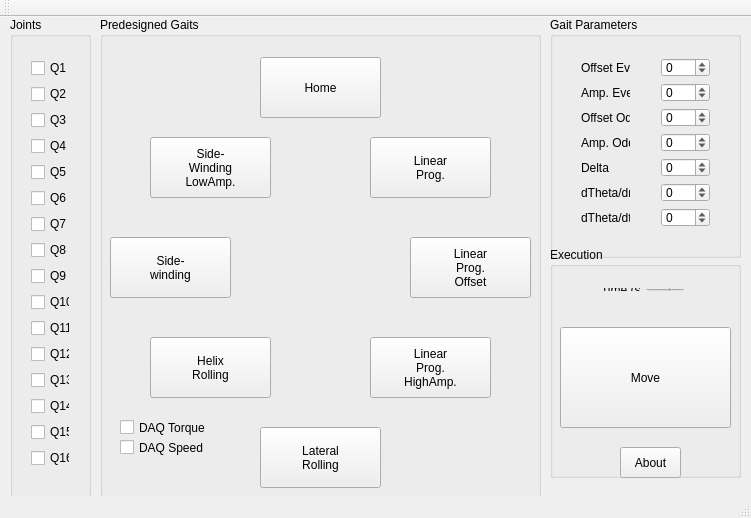
<?xml version="1.0" encoding="UTF-8"?>
<ui version="4.0">
 <class>MainWindow</class>
 <widget class="QMainWindow" name="MainWindow">
  <property name="geometry">
   <rect>
    <x>0</x>
    <y>0</y>
    <width>751</width>
    <height>518</height>
   </rect>
  </property>
  <property name="windowTitle">
   <string>Parametrized  Snake Gaits</string>
  </property>
  <widget class="QWidget" name="centralWidget">
   <widget class="QGroupBox" name="groupBox_2">
    <property name="geometry">
     <rect>
      <x>100</x>
      <y>0</y>
      <width>441</width>
      <height>481</height>
     </rect>
    </property>
    <property name="title">
     <string>Predesigned Gaits</string>
    </property>
    <widget class="QPushButton" name="pushButton_8">
     <property name="geometry">
      <rect>
       <x>10</x>
       <y>220</y>
       <width>121</width>
       <height>61</height>
      </rect>
     </property>
     <property name="text">
      <string>Side-
winding</string>
     </property>
     <property name="icon">
      <iconset>
       <normaloff>../sw.jpg</normaloff>../sw.jpg</iconset>
     </property>
     <property name="iconSize">
      <size>
       <width>48</width>
       <height>48</height>
      </size>
     </property>
    </widget>
    <widget class="QPushButton" name="pushButton_9">
     <property name="geometry">
      <rect>
       <x>50</x>
       <y>320</y>
       <width>121</width>
       <height>61</height>
      </rect>
     </property>
     <property name="text">
      <string>Helix
Rolling</string>
     </property>
     <property name="icon">
      <iconset>
       <normaloff>../he.jpg</normaloff>../he.jpg</iconset>
     </property>
     <property name="iconSize">
      <size>
       <width>48</width>
       <height>48</height>
      </size>
     </property>
    </widget>
    <widget class="QPushButton" name="pushButton_10">
     <property name="geometry">
      <rect>
       <x>160</x>
       <y>410</y>
       <width>121</width>
       <height>61</height>
      </rect>
     </property>
     <property name="text">
      <string>Lateral
Rolling</string>
     </property>
     <property name="icon">
      <iconset>
       <normaloff>../ro.jpg</normaloff>../ro.jpg</iconset>
     </property>
     <property name="iconSize">
      <size>
       <width>48</width>
       <height>48</height>
      </size>
     </property>
    </widget>
    <widget class="QPushButton" name="pushButton_11">
     <property name="geometry">
      <rect>
       <x>270</x>
       <y>320</y>
       <width>121</width>
       <height>61</height>
      </rect>
     </property>
     <property name="text">
      <string>Linear
Prog.
HighAmp.</string>
     </property>
     <property name="icon">
      <iconset>
       <normaloff>../lpha.jpg</normaloff>../lpha.jpg</iconset>
     </property>
     <property name="iconSize">
      <size>
       <width>48</width>
       <height>48</height>
      </size>
     </property>
    </widget>
    <widget class="QPushButton" name="pushButton_12">
     <property name="geometry">
      <rect>
       <x>310</x>
       <y>220</y>
       <width>121</width>
       <height>61</height>
      </rect>
     </property>
     <property name="text">
      <string>Linear
Prog.
Offset</string>
     </property>
     <property name="icon">
      <iconset>
       <normaloff>../lpo.jpg</normaloff>../lpo.jpg</iconset>
     </property>
     <property name="iconSize">
      <size>
       <width>48</width>
       <height>48</height>
      </size>
     </property>
    </widget>
    <widget class="QPushButton" name="pushButton_13">
     <property name="geometry">
      <rect>
       <x>270</x>
       <y>120</y>
       <width>121</width>
       <height>61</height>
      </rect>
     </property>
     <property name="text">
      <string>Linear
Prog.</string>
     </property>
     <property name="icon">
      <iconset>
       <normaloff>../lp.jpg</normaloff>../lp.jpg</iconset>
     </property>
     <property name="iconSize">
      <size>
       <width>48</width>
       <height>48</height>
      </size>
     </property>
    </widget>
    <widget class="QPushButton" name="pushButton_14">
     <property name="geometry">
      <rect>
       <x>160</x>
       <y>40</y>
       <width>121</width>
       <height>61</height>
      </rect>
     </property>
     <property name="layoutDirection">
      <enum>Qt::LeftToRight</enum>
     </property>
     <property name="text">
      <string>Home</string>
     </property>
     <property name="icon">
      <iconset>
       <normaloff>../h.jpg</normaloff>../h.jpg</iconset>
     </property>
     <property name="iconSize">
      <size>
       <width>48</width>
       <height>48</height>
      </size>
     </property>
     <property name="flat">
      <bool>false</bool>
     </property>
    </widget>
    <widget class="QPushButton" name="pushButton_15">
     <property name="geometry">
      <rect>
       <x>50</x>
       <y>120</y>
       <width>121</width>
       <height>61</height>
      </rect>
     </property>
     <property name="text">
      <string>Side-
Winding
LowAmp.</string>
     </property>
     <property name="icon">
      <iconset>
       <normaloff>../swl.jpg</normaloff>../swl.jpg</iconset>
     </property>
     <property name="iconSize">
      <size>
       <width>48</width>
       <height>48</height>
      </size>
     </property>
    </widget>
    <widget class="QCheckBox" name="torque">
     <property name="geometry">
      <rect>
       <x>20</x>
       <y>400</y>
       <width>121</width>
       <height>21</height>
      </rect>
     </property>
     <property name="text">
      <string>DAQ Torque</string>
     </property>
     <property name="tristate">
      <bool>false</bool>
     </property>
    </widget>
    <widget class="QCheckBox" name="velocidad">
     <property name="geometry">
      <rect>
       <x>20</x>
       <y>420</y>
       <width>131</width>
       <height>21</height>
      </rect>
     </property>
     <property name="text">
      <string>DAQ Speed</string>
     </property>
     <property name="tristate">
      <bool>false</bool>
     </property>
    </widget>
   </widget>
   <widget class="QGroupBox" name="groupBox_4">
    <property name="geometry">
     <rect>
      <x>10</x>
      <y>0</y>
      <width>81</width>
      <height>481</height>
     </rect>
    </property>
    <property name="title">
     <string>Joints</string>
    </property>
    <widget class="QWidget" name="layoutWidget_4">
     <property name="geometry">
      <rect>
       <x>10</x>
       <y>30</y>
       <width>61</width>
       <height>441</height>
      </rect>
     </property>
     <layout class="QVBoxLayout" name="verticalLayout_3">
      <item>
       <widget class="QCheckBox" name="q1">
        <property name="text">
         <string>Q1</string>
        </property>
        <property name="tristate">
         <bool>false</bool>
        </property>
       </widget>
      </item>
      <item>
       <widget class="QCheckBox" name="q2">
        <property name="text">
         <string>Q2</string>
        </property>
        <property name="tristate">
         <bool>false</bool>
        </property>
       </widget>
      </item>
      <item>
       <widget class="QCheckBox" name="q3">
        <property name="text">
         <string>Q3</string>
        </property>
        <property name="tristate">
         <bool>false</bool>
        </property>
       </widget>
      </item>
      <item>
       <widget class="QCheckBox" name="q4">
        <property name="text">
         <string>Q4</string>
        </property>
        <property name="tristate">
         <bool>false</bool>
        </property>
       </widget>
      </item>
      <item>
       <widget class="QCheckBox" name="q5">
        <property name="text">
         <string>Q5</string>
        </property>
        <property name="tristate">
         <bool>false</bool>
        </property>
       </widget>
      </item>
      <item>
       <widget class="QCheckBox" name="q6">
        <property name="text">
         <string>Q6</string>
        </property>
        <property name="tristate">
         <bool>false</bool>
        </property>
       </widget>
      </item>
      <item>
       <widget class="QCheckBox" name="q7">
        <property name="text">
         <string>Q7</string>
        </property>
        <property name="tristate">
         <bool>false</bool>
        </property>
       </widget>
      </item>
      <item>
       <widget class="QCheckBox" name="q8">
        <property name="text">
         <string>Q8</string>
        </property>
        <property name="tristate">
         <bool>false</bool>
        </property>
       </widget>
      </item>
      <item>
       <widget class="QCheckBox" name="q9">
        <property name="text">
         <string>Q9</string>
        </property>
        <property name="tristate">
         <bool>false</bool>
        </property>
       </widget>
      </item>
      <item>
       <widget class="QCheckBox" name="q10">
        <property name="text">
         <string>Q10</string>
        </property>
        <property name="tristate">
         <bool>false</bool>
        </property>
       </widget>
      </item>
      <item>
       <widget class="QCheckBox" name="q11">
        <property name="text">
         <string>Q11</string>
        </property>
        <property name="tristate">
         <bool>false</bool>
        </property>
       </widget>
      </item>
      <item>
       <widget class="QCheckBox" name="q12">
        <property name="text">
         <string>Q12</string>
        </property>
        <property name="tristate">
         <bool>false</bool>
        </property>
       </widget>
      </item>
      <item>
       <widget class="QCheckBox" name="q13">
        <property name="text">
         <string>Q13</string>
        </property>
        <property name="tristate">
         <bool>false</bool>
        </property>
       </widget>
      </item>
      <item>
       <widget class="QCheckBox" name="q14">
        <property name="text">
         <string>Q14</string>
        </property>
        <property name="tristate">
         <bool>false</bool>
        </property>
       </widget>
      </item>
      <item>
       <widget class="QCheckBox" name="q15">
        <property name="text">
         <string>Q15</string>
        </property>
        <property name="tristate">
         <bool>false</bool>
        </property>
       </widget>
      </item>
      <item>
       <widget class="QCheckBox" name="q16">
        <property name="text">
         <string>Q16</string>
        </property>
        <property name="tristate">
         <bool>false</bool>
        </property>
       </widget>
      </item>
     </layout>
    </widget>
   </widget>
   <widget class="QGroupBox" name="groupBox_3">
    <property name="geometry">
     <rect>
      <x>550</x>
      <y>230</y>
      <width>191</width>
      <height>231</height>
     </rect>
    </property>
    <property name="title">
     <string>Execution</string>
    </property>
    <widget class="QPushButton" name="pushButton_3">
     <property name="geometry">
      <rect>
       <x>10</x>
       <y>80</y>
       <width>171</width>
       <height>101</height>
      </rect>
     </property>
     <property name="text">
      <string>Move</string>
     </property>
     <property name="icon">
      <iconset>
       <normaloff>../snake.jpg</normaloff>../snake.jpg</iconset>
     </property>
     <property name="iconSize">
      <size>
       <width>120</width>
       <height>70</height>
      </size>
     </property>
     <property name="shortcut">
      <string>Ctrl+R</string>
     </property>
    </widget>
    <widget class="QWidget" name="layoutWidget_3">
     <property name="geometry">
      <rect>
       <x>40</x>
       <y>30</y>
       <width>105</width>
       <height>25</height>
      </rect>
     </property>
     <layout class="QHBoxLayout" name="horizontalLayout">
      <item>
       <widget class="QLabel" name="label_17">
        <property name="text">
         <string>Time (s)</string>
        </property>
       </widget>
      </item>
      <item>
       <widget class="QSpinBox" name="tiempo">
        <property name="maximum">
         <number>100</number>
        </property>
       </widget>
      </item>
     </layout>
    </widget>
    <widget class="QPushButton" name="pushButton">
     <property name="geometry">
      <rect>
       <x>70</x>
       <y>200</y>
       <width>61</width>
       <height>31</height>
      </rect>
     </property>
     <property name="text">
      <string>About</string>
     </property>
    </widget>
   </widget>
   <widget class="QGroupBox" name="groupBox">
    <property name="geometry">
     <rect>
      <x>550</x>
      <y>0</y>
      <width>191</width>
      <height>241</height>
     </rect>
    </property>
    <property name="title">
     <string>Gait Parameters</string>
    </property>
    <widget class="QWidget" name="layoutWidget">
     <property name="geometry">
      <rect>
       <x>100</x>
       <y>30</y>
       <width>71</width>
       <height>191</height>
      </rect>
     </property>
     <layout class="QVBoxLayout" name="verticalLayout">
      <item>
       <widget class="QSpinBox" name="offset_par">
        <property name="minimum">
         <number>-120</number>
        </property>
        <property name="maximum">
         <number>120</number>
        </property>
       </widget>
      </item>
      <item>
       <widget class="QSpinBox" name="amplitud_par">
        <property name="minimum">
         <number>-120</number>
        </property>
        <property name="maximum">
         <number>120</number>
        </property>
       </widget>
      </item>
      <item>
       <widget class="QSpinBox" name="offset_impar">
        <property name="minimum">
         <number>-120</number>
        </property>
        <property name="maximum">
         <number>120</number>
        </property>
       </widget>
      </item>
      <item>
       <widget class="QSpinBox" name="amplitud_impar">
        <property name="minimum">
         <number>-120</number>
        </property>
        <property name="maximum">
         <number>120</number>
        </property>
       </widget>
      </item>
      <item>
       <widget class="QSpinBox" name="desfase">
        <property name="minimum">
         <number>-120</number>
        </property>
        <property name="maximum">
         <number>120</number>
        </property>
       </widget>
      </item>
      <item>
       <widget class="QSpinBox" name="dtheta_dn">
        <property name="minimum">
         <number>-120</number>
        </property>
        <property name="maximum">
         <number>120</number>
        </property>
       </widget>
      </item>
      <item>
       <widget class="QSpinBox" name="dtheta_dt">
        <property name="minimum">
         <number>-120</number>
        </property>
        <property name="maximum">
         <number>120</number>
        </property>
       </widget>
      </item>
     </layout>
    </widget>
    <widget class="QWidget" name="layoutWidget_2">
     <property name="geometry">
      <rect>
       <x>20</x>
       <y>30</y>
       <width>71</width>
       <height>191</height>
      </rect>
     </property>
     <layout class="QVBoxLayout" name="verticalLayout_2">
      <item>
       <widget class="QLabel" name="label">
        <property name="text">
         <string>Offset Even</string>
        </property>
       </widget>
      </item>
      <item>
       <widget class="QLabel" name="label_2">
        <property name="text">
         <string>Amp. Even</string>
        </property>
       </widget>
      </item>
      <item>
       <widget class="QLabel" name="label_3">
        <property name="text">
         <string>Offset Odd</string>
        </property>
       </widget>
      </item>
      <item>
       <widget class="QLabel" name="label_4">
        <property name="text">
         <string>Amp. Odd</string>
        </property>
       </widget>
      </item>
      <item>
       <widget class="QLabel" name="label_5">
        <property name="text">
         <string>Delta</string>
        </property>
       </widget>
      </item>
      <item>
       <widget class="QLabel" name="label_6">
        <property name="text">
         <string>dTheta/dn</string>
        </property>
       </widget>
      </item>
      <item>
       <widget class="QLabel" name="label_7">
        <property name="text">
         <string>dTheta/dt</string>
        </property>
       </widget>
      </item>
     </layout>
    </widget>
   </widget>
  </widget>
  <widget class="QMenuBar" name="menuBar">
   <property name="geometry">
    <rect>
     <x>0</x>
     <y>0</y>
     <width>751</width>
     <height>21</height>
    </rect>
   </property>
  </widget>
  <widget class="QToolBar" name="mainToolBar">
   <attribute name="toolBarArea">
    <enum>TopToolBarArea</enum>
   </attribute>
   <attribute name="toolBarBreak">
    <bool>false</bool>
   </attribute>
  </widget>
  <widget class="QStatusBar" name="statusBar"/>
 </widget>
 <layoutdefault spacing="6" margin="11"/>
 <resources/>
 <connections>
  <connection>
   <sender>pushButton_14</sender>
   <signal>clicked()</signal>
   <receiver>MainWindow</receiver>
   <slot>home()</slot>
   <hints>
    <hint type="sourcelabel">
     <x>355</x>
     <y>91</y>
    </hint>
    <hint type="destinationlabel">
     <x>541</x>
     <y>32</y>
    </hint>
   </hints>
  </connection>
  <connection>
   <sender>pushButton_13</sender>
   <signal>clicked()</signal>
   <receiver>MainWindow</receiver>
   <slot>linear()</slot>
   <hints>
    <hint type="sourcelabel">
     <x>476</x>
     <y>163</y>
    </hint>
    <hint type="destinationlabel">
     <x>543</x>
     <y>179</y>
    </hint>
   </hints>
  </connection>
  <connection>
   <sender>pushButton_12</sender>
   <signal>clicked()</signal>
   <receiver>MainWindow</receiver>
   <slot>linear_offset()</slot>
   <hints>
    <hint type="sourcelabel">
     <x>517</x>
     <y>282</y>
    </hint>
    <hint type="destinationlabel">
     <x>545</x>
     <y>310</y>
    </hint>
   </hints>
  </connection>
  <connection>
   <sender>pushButton_11</sender>
   <signal>clicked()</signal>
   <receiver>MainWindow</receiver>
   <slot>linear_high()</slot>
   <hints>
    <hint type="sourcelabel">
     <x>484</x>
     <y>382</y>
    </hint>
    <hint type="destinationlabel">
     <x>547</x>
     <y>426</y>
    </hint>
   </hints>
  </connection>
  <connection>
   <sender>pushButton_10</sender>
   <signal>clicked()</signal>
   <receiver>MainWindow</receiver>
   <slot>rolling()</slot>
   <hints>
    <hint type="sourcelabel">
     <x>380</x>
     <y>467</y>
    </hint>
    <hint type="destinationlabel">
     <x>549</x>
     <y>482</y>
    </hint>
   </hints>
  </connection>
  <connection>
   <sender>pushButton_9</sender>
   <signal>clicked()</signal>
   <receiver>MainWindow</receiver>
   <slot>helix_rolling()</slot>
   <hints>
    <hint type="sourcelabel">
     <x>189</x>
     <y>374</y>
    </hint>
    <hint type="destinationlabel">
     <x>543</x>
     <y>400</y>
    </hint>
   </hints>
  </connection>
  <connection>
   <sender>pushButton_8</sender>
   <signal>clicked()</signal>
   <receiver>MainWindow</receiver>
   <slot>sidewinding()</slot>
   <hints>
    <hint type="sourcelabel">
     <x>208</x>
     <y>274</y>
    </hint>
    <hint type="destinationlabel">
     <x>545</x>
     <y>277</y>
    </hint>
   </hints>
  </connection>
  <connection>
   <sender>pushButton_15</sender>
   <signal>clicked()</signal>
   <receiver>MainWindow</receiver>
   <slot>sidewinding_low()</slot>
   <hints>
    <hint type="sourcelabel">
     <x>254</x>
     <y>185</y>
    </hint>
    <hint type="destinationlabel">
     <x>547</x>
     <y>236</y>
    </hint>
   </hints>
  </connection>
  <connection>
   <sender>pushButton</sender>
   <signal>clicked()</signal>
   <receiver>MainWindow</receiver>
   <slot>abrir_about()</slot>
   <hints>
    <hint type="sourcelabel">
     <x>654</x>
     <y>478</y>
    </hint>
    <hint type="destinationlabel">
     <x>723</x>
     <y>495</y>
    </hint>
   </hints>
  </connection>
  <connection>
   <sender>pushButton_3</sender>
   <signal>clicked()</signal>
   <receiver>MainWindow</receiver>
   <slot>mover()</slot>
   <hints>
    <hint type="sourcelabel">
     <x>714</x>
     <y>376</y>
    </hint>
    <hint type="destinationlabel">
     <x>615</x>
     <y>492</y>
    </hint>
   </hints>
  </connection>
 </connections>
 <slots>
  <slot>abrir_about()</slot>
  <slot>helix_rolling()</slot>
  <slot>home()</slot>
  <slot>linear()</slot>
  <slot>linear_high()</slot>
  <slot>linear_offset()</slot>
  <slot>mover()</slot>
  <slot>rolling()</slot>
  <slot>sidewinding()</slot>
  <slot>sidewinding_low()</slot>
 </slots>
</ui>
